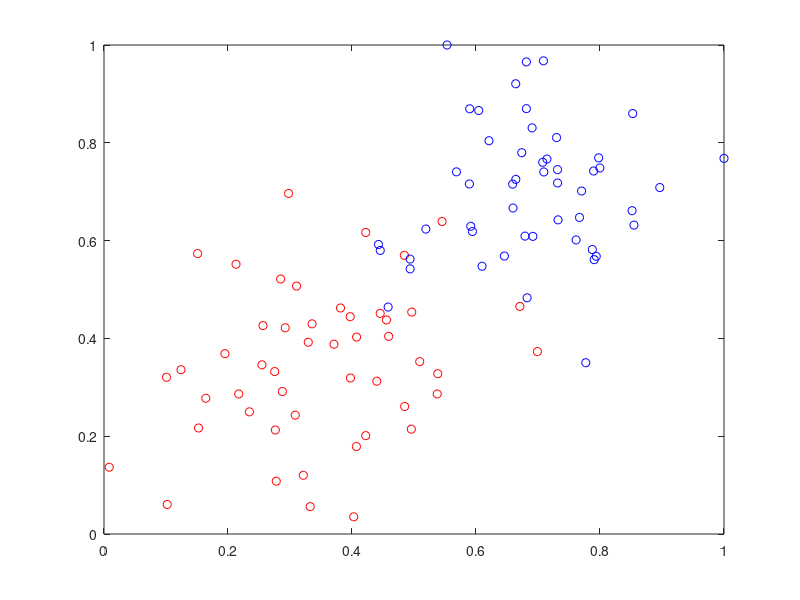

Reproduce this figure in MATLAB. (Note: this script raises an error after producing the figure.)
%% Data
clear, clc
data = [0.78051,-0.063669,1; % 1=red, 0=blue
0.28774,0.29139,1;
0.40714,0.17878,1;
0.2923,0.4217,1;
0.50922,0.35256,1;
0.27785,0.10802,1;
0.27527,0.33223,1;
0.43999,0.31245,1;
0.33557,0.42984,1;
0.23448,0.24986,1;
0.0084492,0.13658,1;
0.12419,0.33595,1;
0.25644,0.42624,1;
0.4591,0.40426,1;
0.44547,0.45117,1;
0.42218,0.20118,1;
0.49563,0.21445,1;
0.30848,0.24306,1;
0.39707,0.44438,1;
0.32945,0.39217,1;
0.40739,0.40271,1;
0.3106,0.50702,1;
0.49638,0.45384,1;
0.10073,0.32053,1;
0.69907,0.37307,1;
0.29767,0.69648,1;
0.15099,0.57341,1;
0.16427,0.27759,1;
0.33259,0.055964,1;
0.53741,0.28637,1;
0.19503,0.36879,1;
0.40278,0.035148,1;
0.21296,0.55169,1;
0.48447,0.56991,1;
0.25476,0.34596,1;
0.21726,0.28641,1;
0.67078,0.46538,1;
0.3815,0.4622,1;
0.53838,0.32774,1;
0.4849,0.26071,1;
0.37095,0.38809,1;
0.54527,0.63911,1;
0.32149,0.12007,1;
0.42216,0.61666,1;
0.10194,0.060408,1;
0.15254,0.2168,1;
0.45558,0.43769,1;
0.28488,0.52142,1;
0.27633,0.21264,1;
0.39748,0.31902,1;
0.5533,1,0;
0.44274,0.59205,0;
0.85176,0.6612,0;
0.60436,0.86605,0;
0.68243,0.48301,0;
1,0.76815,0;
0.72989,0.8107,0;
0.67377,0.77975,0;
0.78761,0.58177,0;
0.71442,0.7668,0;
0.49379,0.54226,0;
0.78974,0.74233,0;
0.67905,0.60921,0;
0.6642,0.72519,0;
0.79396,0.56789,0;
0.70758,0.76022,0;
0.59421,0.61857,0;
0.49364,0.56224,0;
0.77707,0.35025,0;
0.79785,0.76921,0;
0.70876,0.96764,0;
0.69176,0.60865,0;
0.66408,0.92075,0;
0.65973,0.66666,0;
0.64574,0.56845,0;
0.89639,0.7085,0;
0.85476,0.63167,0;
0.62091,0.80424,0;
0.79057,0.56108,0;
0.58935,0.71582,0;
0.56846,0.7406,0;
0.65912,0.71548,0;
0.70938,0.74041,0;
0.59154,0.62927,0;
0.45829,0.4641,0;
0.79982,0.74847,0;
0.60974,0.54757,0;
0.68127,0.86985,0;
0.76694,0.64736,0;
0.69048,0.83058,0;
0.68122,0.96541,0;
0.73229,0.64245,0;
0.76145,0.60138,0;
0.58985,0.86955,0;
0.73145,0.74516,0;
0.77029,0.7014,0;
0.73156,0.71782,0;
0.44556,0.57991,0;
0.85275,0.85987,0;
0.51912,0.62359,0];

L = length(data);
% plot data points
for i = 1:L
    if data(i,3) == 1
        plot(data(i,1), data(i,2), 'or') 
        xlim([0 1]);
        ylim([0 1]);
        hold on
    elseif data(i,3) == 0
        plot(data(i,1), data(i,2), 'ob')
        hold on
    end
end
% Input data
input = data(:, 1:2); % nx2
% Assume random weights
W = rand(2,1); % 2x1
% Assume random bias
b = rand(1,1);
% Labels
label = data(:, 3); % nx1
% learning rate
alpha = 0.02;

%% call function
for i = 1:100
    [W, b] = updateWeight(input, label, W, b, alpha)
    x = 0:0.01:1;
    if i == 50
        plot(x, (-x*W(1)-b)/W(2), '-.k*')
    end
    %plot(x, (-x*W(1)-b)/W(2), 'g') % W1*x + W2*y + b = 0 -------> y = (-W1*x - b)/W2
    
end